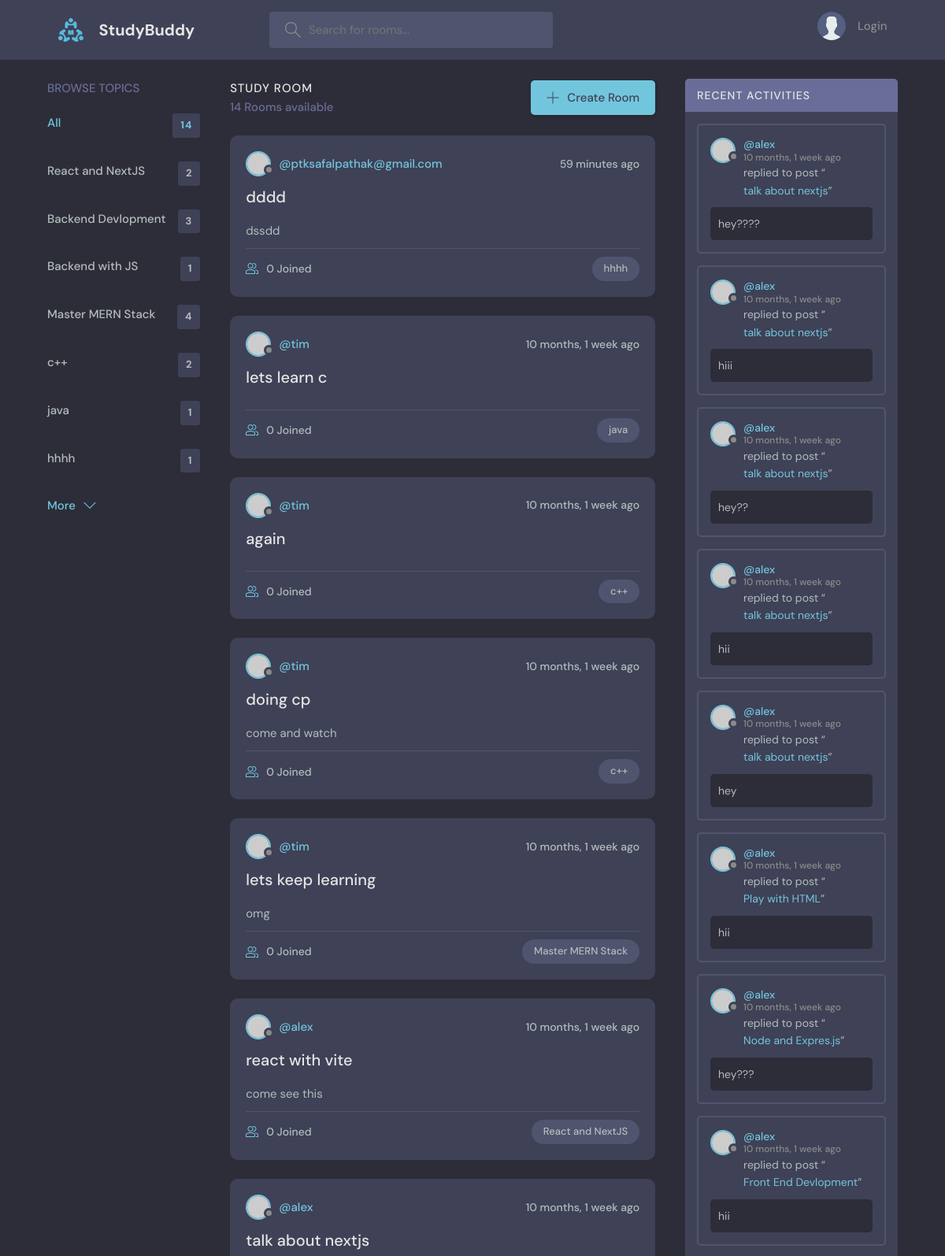
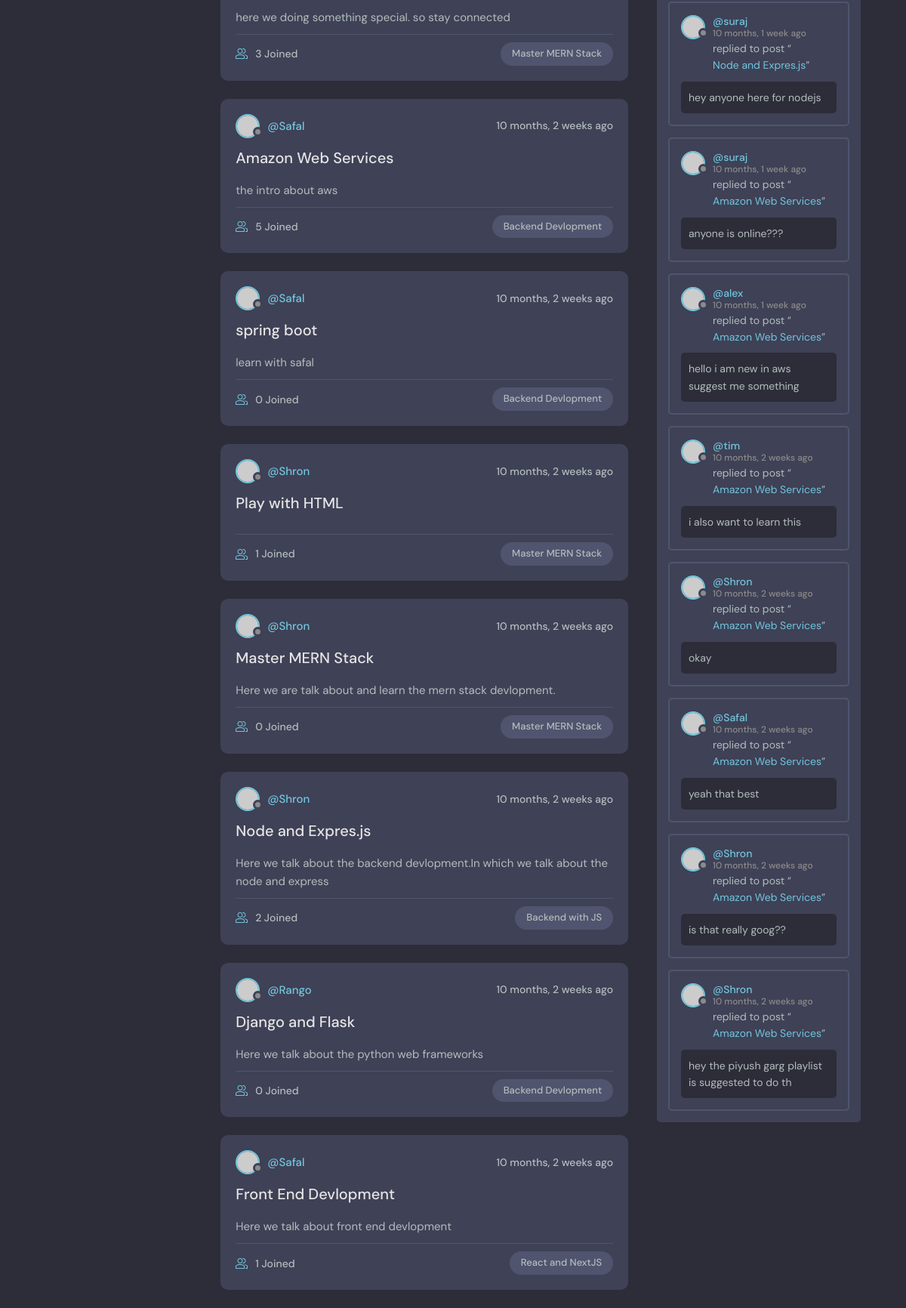
The page / on the database its author committed (2 pictures, top to bottom).
### base/models.py (models this page shows, shortened)
class Topic(models.Model):
    name = models.CharField(max_length=200)

class Room(models.Model):
    host=models.ForeignKey(User,on_delete=models.SET_NULL,null=True)
    topic=models.ForeignKey(Topic,on_delete=models.SET_NULL,null=True)
    name=models.CharField(max_length=200)
    description = models.TextField(null=True,blank= True)
    participants = models.ManyToManyField(User,related_name='participants',blank=True)
    updated = models.DateTimeField(auto_now=True)
    created = models.DateTimeField(auto_now_add=True)
    class Meta:
        ordering = ['-updated','-created']
    def __str__(self):
        return self.name

class Message(models.Model):
    user = models.ForeignKey(User,on_delete=models.CASCADE)
    room = models.ForeignKey(Room, on_delete=models.CASCADE)
    body = models.TextField()
    updated = models.DateTimeField(auto_now=True)
    created = models.DateTimeField(auto_now_add=True)
    class Meta:
        ordering = ['-updated','-created']
    def __str__(self):
        return self.body[0:50]

### base/views.py (the view)
# urls.py: path("",views.home,name="home"),
def home(request):
    q = request.GET.get('q') if request.GET.get('q') != None else ''
    rooms = Room.objects.filter(
        Q(topic__name__icontains=q) |
        Q(name__icontains=q) |
        Q(description__icontains=q) |
        Q(host__username__icontains=q)
    )
    topics=Topic.objects.all()
    room_count = rooms.count()
    room_messages = Message.objects.filter(Q(room__topic__name__icontains=q))
    context={'rooms':rooms,'topics':topics,'room_count':room_count,'room_messages':room_messages}
    return render(request,'base/home.html',context)

### base/templates/base/home.html (shortened to what this page needs)
{% extends 'main.html' %}
{%  block content %}
    <main class="layout layout--3">
      <div class="container">
         {% include 'base/topic_component.html' %}
        <div class="roomList">
          <div class="roomList__header">
            <div>
              <h2>Study Room</h2>
              <p>{{room_count}} Rooms available</p>
            </div>
            <a class="btn btn--main" href="{% url 'create-room'%}">
              <svg version="1.1" xmlns="http://www.w3.org/2000/svg" width="32" height="32" viewBox="0 0 32 32">
                <title>add</title>
                <path
                  d="M16.943 0.943h-1.885v14.115h-14.115v1.885h14.115v14.115h1.885v-14.115h14.115v-1.885h-14.115v-14.115z"
                ></path>
              </svg>
              Create Room
            </a>
          </div>
          {% include 'base/feed_component.html'%}
        </div>
         {% include 'base/activity_component.html' %}
      </div>
    </main>
{%endblock%}

### base/templates/base/topic_component.html
 <div class="topics">
          <div class="topics__header">
            <h2>Browse Topics</h2>
          </div>
          <ul class="topics__list">
            <li>
              <a href="{% url 'home'%}" class="active">All <span>{{room_count}}</span></a>
            </li>
            {% for topic in topics %}
            <li>
              <a href="{% url 'home' %}?q={{topic.name}}">{{topic.name}} <span>{{topic.room_set.all.count}}</span></a>
            </li>
             {% endfor %}
          </ul>
          <a class="btn btn--link" href="topics.html">
            More
            <svg version="1.1" xmlns="http://www.w3.org/2000/svg" width="32" height="32" viewBox="0 0 32 32">
              <title>chevron-down</title>
              <path d="M16 21l-13-13h-3l16 16 16-16h-3l-13 13z"></path>
            </svg>
          </a>
        </div>

### base/templates/base/feed_component.html (shortened to what this page needs)
 {% for room in rooms %}
<div class="roomListRoom">
            <div class="roomListRoom__header">
              <a href="{% url 'user-profile' room.host.id %}" class="roomListRoom__author">
                <div class="avatar avatar--small">
                  <img src="https://randomuser.me/api/portraits/women/11.jpg" />
                </div>
                <span>@{{room.host.username}}</span>
              </a>
              <div class="roomListRoom__actions">
                <span>{{room.created|timesince}} ago</span>
              </div>
            </div>
            <div class="roomListRoom__content">
              <a href="{% url 'room' room.id %}">{{room.name}}</a>
              <p>
                {{room.description}}
              </p>
            </div>
            <div class="roomListRoom__meta">
              <a href="{% url 'room' room.id %}" class="roomListRoom__joined">
                {{ room.participants.all.count }} Joined
              </a>
              <p class="roomListRoom__topic">{{room.topic.name}}</p>
            </div>
          </div>
          {% endfor %}

### base/templates/base/activity_component.html (shortened to what this page needs)
<div class="activities">
          <div class="activities__header">
            <h2>Recent Activities</h2>
          </div>
          {% for message in room_messages%}
          <div class="activities__box">
            <div class="activities__boxHeader roomListRoom__header">
              <a href="{% url 'user-profile' message.user.id %}" class="roomListRoom__author">
                <div class="avatar avatar--small">
                  <img src="https://randomuser.me/api/portraits/women/11.jpg" />
                </div>
                <p>
                  @{{message.user}}
                  <span>{{message.created | timesince}} ago</span>
                </p>
              </a>
            </div>
            <div class="activities__boxContent">
              <p>replied to post “<a href="{% url 'room' message.room.id %}">{{message.room}}</a>”</p>
              <div class="activities__boxRoomContent">
               {{message}}
              </div>
            </div>
          </div>
          {% endfor %}
        </div>

### rows shown on the page
Topic: name "React and NextJS", room_set.all.count "2"
Topic: name "Backend Devlopment", room_set.all.count "3"
Topic: name "Backend with JS", room_set.all.count "1"
Topic: name "Master MERN Stack", room_set.all.count "4"
Topic: name "c++", room_set.all.count "2"
Topic: name "java", room_set.all.count "1"
Topic: name "hhhh", room_set.all.count "1"
Room: host.username "ptksafalpathak@gmail.com", created "59 minutes", name "dddd", description "dssdd", participants.all.count "0", topic.name "hhhh"
Room: host.username "tim", created "10 months, 1 week", name "lets learn c", participants.all.count "0", topic.name "java"
Room: host.username "tim", created "10 months, 1 week", name "again", participants.all.count "0", topic.name "c++"
Room: host.username "tim", created "10 months, 1 week", name "doing cp", description "come and watch", participants.all.count "0", topic.name "c++"
Room: host.username "tim", created "10 months, 1 week", name "lets keep learning", description "omg", participants.all.count "0", topic.name "Master MERN Stack"
Room: host.username "alex", created "10 months, 1 week", name "react with vite", description "come see this", participants.all.count "0", topic.name "React and NextJS"
Room: host.username "alex", created "10 months, 1 week", name "talk about nextjs", description "here we doing something special. so stay connected", participants.all.count "3", topic.name "Master MERN Stack"
Room: host.username "Safal", created "10 months, 2 weeks", name "Amazon Web Services", description "the intro about aws", participants.all.count "5", topic.name "Backend Devlopment"
Room: host.username "Safal", created "10 months, 2 weeks", name "spring boot", description "learn with safal", participants.all.count "0", topic.name "Backend Devlopment"
Room: host.username "Shron", created "10 months, 2 weeks", name "Play with HTML", participants.all.count "1", topic.name "Master MERN Stack"
Room: host.username "Shron", created "10 months, 2 weeks", name "Master MERN Stack", description "Here we are talk about and learn the mern stack devlopment.", participants.all.count "0", topic.name "Master MERN Stack"
Room: host.username "Shron", created "10 months, 2 weeks", name "Node and Expres.js", description "Here we talk about the backend devlopment.In which we talk about the node and express", participants.all.count "2", topic.name "Backend with JS"
Room: host.username "Rango", created "10 months, 2 weeks", name "Django and Flask", description "Here we talk about the python web frameworks", participants.all.count "0", topic.name "Backend Devlopment"
Room: host.username "Safal", created "10 months, 2 weeks", name "Front End Devlopment", description "Here we talk about front end devlopment", participants.all.count "1", topic.name "React and NextJS"
Message: user "alex", created "10 months, 1 week", room "talk about nextjs", body "hey????"
Message: user "alex", created "10 months, 1 week", room "talk about nextjs", body "hiii"
Message: user "alex", created "10 months, 1 week", room "talk about nextjs", body "hey??"
Message: user "alex", created "10 months, 1 week", room "talk about nextjs", body "hii"
Message: user "alex", created "10 months, 1 week", room "talk about nextjs", body "hey"
Message: user "alex", created "10 months, 1 week", room "Play with HTML", body "hii"
Message: user "alex", created "10 months, 1 week", room "Node and Expres.js", body "hey???"
Message: user "alex", created "10 months, 1 week", room "Front End Devlopment", body "hii"
Message: user "suraj", created "10 months, 1 week", room "Node and Expres.js", body "hey anyone here for nodejs"
Message: user "suraj", created "10 months, 1 week", room "Amazon Web Services", body "anyone is online???"
Message: user "alex", created "10 months, 1 week", room "Amazon Web Services", body "hello i am new in aws suggest me something"
Message: user "tim", created "10 months, 2 weeks", room "Amazon Web Services", body "i also want to learn this"
Message: user "Shron", created "10 months, 2 weeks", room "Amazon Web Services", body "okay"
Message: user "Safal", created "10 months, 2 weeks", room "Amazon Web Services", body "yeah that best"
Message: user "Shron", created "10 months, 2 weeks", room "Amazon Web Services", body "is that really goog??"
Message: user "Shron", created "10 months, 2 weeks", room "Amazon Web Services", body "hey the piyush garg playlist is suggested to do th"

### other values the page prints
{{ room_count }} "14"
